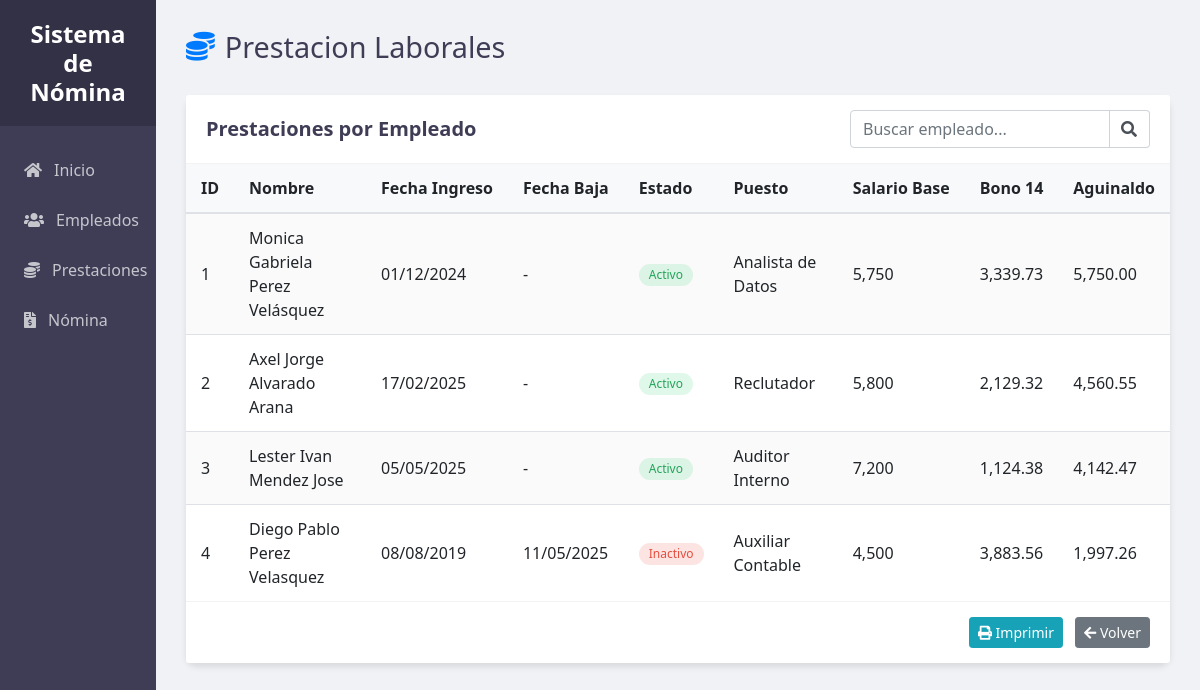
Page /ProyectoNomina/index.php?controller=prestacion&action=ver on the earlier database version.
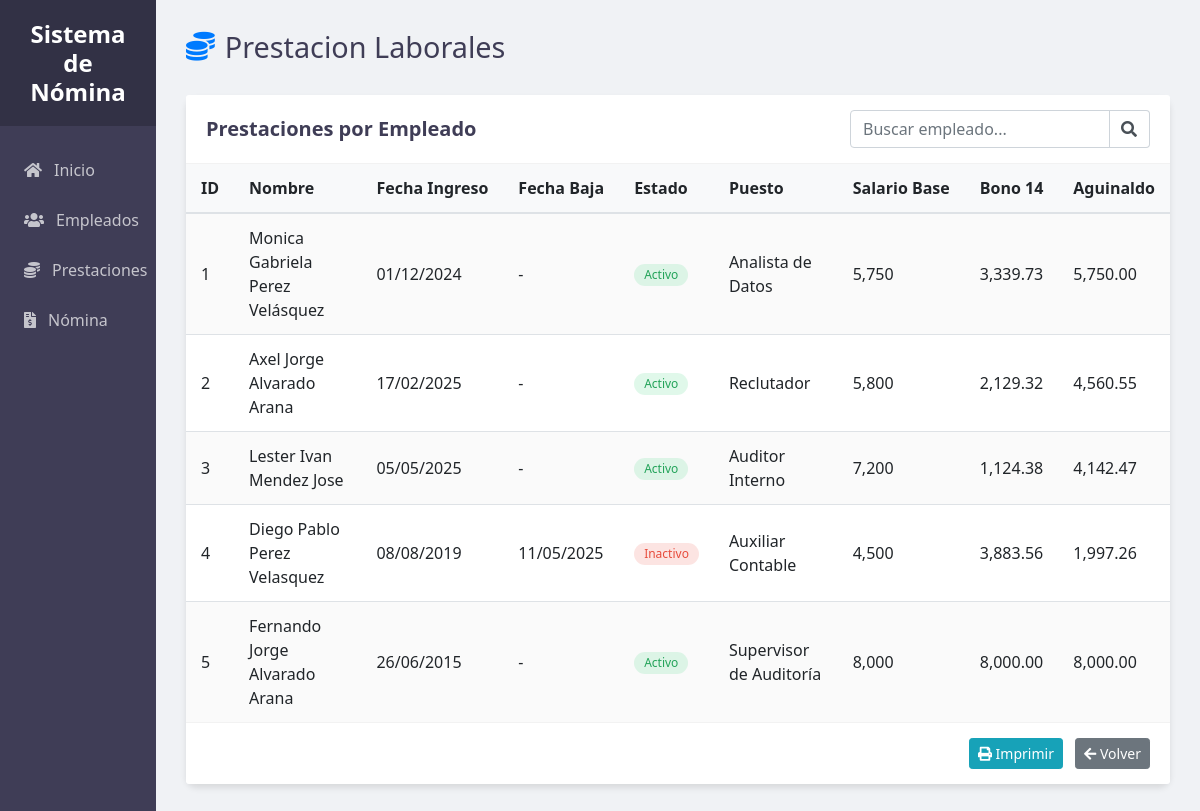
Same page on the later database version.
### tables this page shows
CREATE TABLE `empleado` (
  `ID_Emp` int(11) NOT NULL AUTO_INCREMENT,
  `PriNombre_Emp` varchar(50) NOT NULL,
  `SegNombre_Emp` varchar(50) NOT NULL,
  `PriApellido_Emp` varchar(50) NOT NULL,
  `SegApellido_Emp` varchar(50) NOT NULL,
  `DPI_Emp` varchar(20) NOT NULL,
  `FechaNacimiento_Emp` date NOT NULL,
  `Direccion_Emp` varchar(255) DEFAULT NULL,
  `Telefono_Emp` varchar(15) DEFAULT NULL,
  `Email_Emp` varchar(100) DEFAULT NULL,
  `FechaIngreso_Emp` date NOT NULL,
  `FechaBaja_Emp` date DEFAULT NULL,
  `Estado_Emp` varchar(10) DEFAULT 'Activo',
  `ID_Puesto` int(11) DEFAULT NULL,
  PRIMARY KEY (`ID_Emp`),
  UNIQUE KEY `DPI_Emp` (`DPI_Emp`)
);

CREATE TABLE `puesto` (
  `ID_Puesto` int(11) NOT NULL AUTO_INCREMENT,
  `Nombre_Puesto` varchar(100) NOT NULL,
  `SalarioBase_Puesto` decimal(10,2) NOT NULL,
  `ID_Dep` int(11) DEFAULT NULL,
  PRIMARY KEY (`ID_Puesto`),
  KEY `fk_departamento` (`ID_Dep`),
  CONSTRAINT `fk_departamento` FOREIGN KEY (`ID_Dep`) REFERENCES `departamento` (`ID_Dep`)
);

### ProyectoNomina/Controllers/PrestacionController.php (called while the page is built, shortened)
<?php
class PrestacionController {
    private $prestacion;
    public function __construct() {
        $db = db::conectar();
        $this->prestacion = new Prestacion($db);
    }
    public function ver() {
        $prestaciones = $this->prestacion->obtenerPrestaciones();
        extract(['prestaciones' => $prestaciones]);
        include 'Views/Prestaciones/Ver.php';
    }
}
?>

### ProyectoNomina/Models/PrestacionModelo.php (called while the page is built, shortened)
<?php
class Prestacion {
    private $conn;
    public function __construct($db) {
        $this->conn = $db;
    }
    public function obtenerPrestaciones() {
        try {
            $query = "CALL spCalcularB14_Agui();";
            $stmt = $this->conn->prepare($query);
            $stmt->execute();
            $resultados = $stmt->fetchAll(PDO::FETCH_ASSOC);
            return $resultados;
        } catch (PDOException $e) {
            error_log("Error al obtener Prestaciones de Empleados: " . $e->getMessage());
            return [];
        }
    }
}

### ProyectoNomina/Views/Prestaciones/Ver.php (the view, shortened to what the changed rows need)
<!DOCTYPE html>
<html lang="en">
<head>
    <link rel="stylesheet" href="https://cdn.jsdelivr.net/npm/bootstrap@4.6.2/dist/css/bootstrap.min.css">
    <link rel="stylesheet" href="https://cdnjs.cloudflare.com/ajax/libs/font-awesome/5.15.4/css/all.min.css">
    <link rel="stylesheet" href="Public/CSS/styleVerEmp.css">
</head>
<body>
    <div class="main-content">
        <div class="content-container">
            <div class="header">
                <div class="header-title">
                    <h1><i class="fas fa-coins text-primary"></i> Prestacion Laborales</h1>
                </div>
            </div>
            <div class="card">
                <div class="card-body p-0">
                    <?php if (empty($prestaciones)): ?>
                        <div class="alert alert-info m-3">
                            <i class="fas fa-info-circle"></i> No hay prestaciones registradas en el sistema.
                        </div>
                    <?php else: ?>
                        <div class="table-container">
                            <table class="table table-striped table-hover" id="employeeTable">
                                <thead>
                                    <tr>
                                        <th>ID</th>
                                        <th>Nombre</th>
                                        <th>Fecha Ingreso</th>
                                        <th>Fecha Baja</th>
                                        <th>Estado</th>
                                        <th>Puesto</th>
                                        <th>Salario Base</th>
                                        <th>Bono 14</th>
                                        <th>Aguinaldo</th>
                                    </tr>
                                </thead>
                                <tbody>
                                    <?php foreach ($prestaciones as $prestacion): ?>
                                        <tr>
                                            <td><?php echo $prestacion['ID_Emp'];?></td>
                                            <td><?php echo $prestacion['Nombre']; ?></td>
                                            <td><?php echo date('d/m/Y', strtotime($prestacion['FechaIngreso_Emp'])); ?></td>
                                            <td><?php echo $prestacion['FechaBaja_Emp'] ? date('d/m/Y', strtotime($prestacion['FechaBaja_Emp'])) : '-'; ?></td>
                                            <td>
                                                <?php if ($prestacion['Estado_Emp'] == 'Activo'): ?>
                                                    <span class="badge badge-success">Activo</span>
                                                <?php else: ?>
                                                    <span class="badge badge-danger">Inactivo</span>
                                                <?php endif; ?>
                                            </td>
                                            <td><?php echo $prestacion['Nombre_Puesto']; ?></td>
                                            <td><?php echo number_format($prestacion['SalarioBase_Puesto'], 0, '.', ','); ?></td>
                                            <td><?php echo number_format($prestacion['Bono14'], 2, '.', ','); ?></td>
                                            <td><?php echo number_format($prestacion['Aguinaldo'], 2, '.', ','); ?></td>
                                        </tr>
                                    <?php endforeach; ?>
                                </tbody>
                            </table>
                        </div>
                    <?php endif; ?>
                </div>
            </div>
        </div>
    </div>
</body>
</html>

Differences in the rows shown:
added empleado: ID_Emp "5", Nombre "Fernando Jorge Alvarado Arana", FechaIngreso_Emp "26/06/2015", Estado_Emp "Activo", ID_Puesto.Nombre_Puesto "Supervisor de Auditoría", ID_Puesto.SalarioBase_Puesto "8,000", Bono14 "8,000.00", Aguinaldo "8,000.00"
